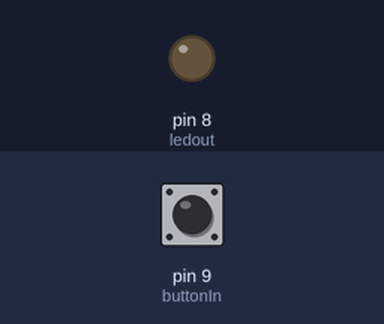
Bench run of a sketch on a simulated Arduino Uno, built with avr-gcc and run on an emulated ATmega328P. Shown: output pins drawn as LEDs (lit = HIGH). The inputs (shaded band) are chosen by the test bench; at power-on: pin 9 (buttonIn) LOW.

Above: at 1.2 s.
1.3 s: pin 9 (buttonIn) pulled HIGH for 0.15 s
At 1.37 s:
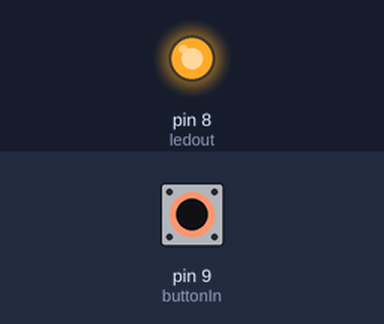
2.9 s: pin 9 (buttonIn) pulled HIGH for 3.2 s
At 6.8 s:
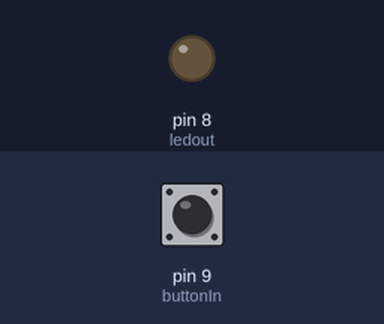
Timing chart, 0 to 8.3 s (numbered marks = the images above; inputs shaded):
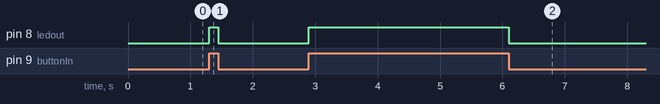

The sketch:

example1.ino
```cpp
int ledout = 8;
int buttonIn = 9;

void setup()
{
  pinMode(ledout, OUTPUT); // 8번핀을 출력으로 선택 pinMode(8, OUTPUT)으로 설정해도 됨
  pinMode(buttonIn, INPUT); //9번핀을 입력으로 선택
}

void loop()
{
  int buttonState = digitalRead(buttonIn);
  digitalWrite(ledout, buttonState); //8번 핀을 buttonState에 따라 출력 시키는 거
}
```

Measured:
- after the input at 1.3 s, pin 8 (ledout): LOW → HIGH at once, → LOW 0.15 s later
- after the input at 2.9 s, pin 8 (ledout): LOW → HIGH at once, → LOW 3.2 s later
